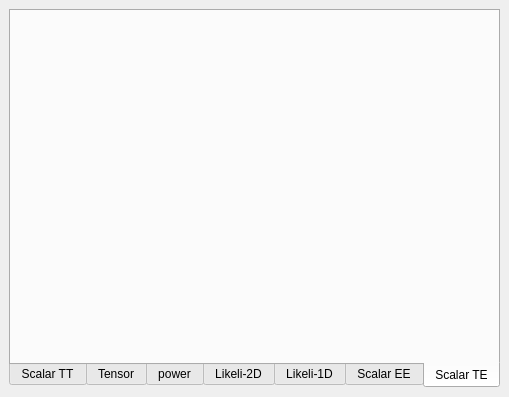
<ui version="4.0" >
 <class>DesignCmbEasyWidget</class>
 <widget class="QWidget" name="DesignCmbEasyWidget" >
  <property name="geometry" >
   <rect>
    <x>0</x>
    <y>0</y>
    <width>509</width>
    <height>397</height>
   </rect>
  </property>
  <property name="sizePolicy" >
   <sizepolicy vsizetype="Expanding" hsizetype="Expanding" >
    <horstretch>0</horstretch>
    <verstretch>0</verstretch>
   </sizepolicy>
  </property>
  <property name="windowTitle" >
   <string>Form1</string>
  </property>
  <layout class="QVBoxLayout" >
   <property name="spacing" >
    <number>6</number>
   </property>
   <property name="margin" >
    <number>9</number>
   </property>
   <item>
    <widget class="QTabWidget" name="PlotTab" >
     <property name="minimumSize" >
      <size>
       <width>400</width>
       <height>0</height>
      </size>
     </property>
     <property name="tabPosition" >
      <enum>QTabWidget::South</enum>
     </property>
     <property name="currentIndex" >
      <number>6</number>
     </property>
     <widget class="QWidget" name="cmb" >
      <property name="geometry" >
       <rect>
        <x>0</x>
        <y>0</y>
        <width>479</width>
        <height>342</height>
       </rect>
      </property>
      <attribute name="title" >
       <string>Scalar TT</string>
      </attribute>
      <layout class="QGridLayout" >
       <property name="margin" >
        <number>8</number>
       </property>
       <property name="spacing" >
        <number>6</number>
       </property>
       <item row="0" column="0" >
        <widget class="PlotWidget" native="1" name="cmbplot" >
         <property name="sizePolicy" >
          <sizepolicy vsizetype="Expanding" hsizetype="Expanding" >
           <horstretch>0</horstretch>
           <verstretch>0</verstretch>
          </sizepolicy>
         </property>
         <widget class="QSplitter" name="splitter_2" >
          <property name="geometry" >
           <rect>
            <x>0</x>
            <y>-30</y>
            <width>726</width>
            <height>0</height>
           </rect>
          </property>
          <property name="orientation" >
           <enum>Qt::Vertical</enum>
          </property>
          <widget class="QSplitter" name="splitter" >
           <property name="orientation" >
            <enum>Qt::Vertical</enum>
           </property>
          </widget>
         </widget>
        </widget>
       </item>
      </layout>
     </widget>
     <widget class="QWidget" name="tensor" >
      <property name="geometry" >
       <rect>
        <x>0</x>
        <y>0</y>
        <width>479</width>
        <height>342</height>
       </rect>
      </property>
      <attribute name="title" >
       <string>Tensor</string>
      </attribute>
      <layout class="QGridLayout" >
       <property name="margin" >
        <number>8</number>
       </property>
       <property name="spacing" >
        <number>6</number>
       </property>
       <item row="0" column="0" >
        <widget class="PlotWidget" native="1" name="TensorPlot" >
         <property name="sizePolicy" >
          <sizepolicy vsizetype="Expanding" hsizetype="Expanding" >
           <horstretch>0</horstretch>
           <verstretch>0</verstretch>
          </sizepolicy>
         </property>
        </widget>
       </item>
      </layout>
     </widget>
     <widget class="QWidget" name="power" >
      <property name="geometry" >
       <rect>
        <x>0</x>
        <y>0</y>
        <width>479</width>
        <height>342</height>
       </rect>
      </property>
      <attribute name="title" >
       <string>power</string>
      </attribute>
      <layout class="QGridLayout" >
       <property name="margin" >
        <number>8</number>
       </property>
       <property name="spacing" >
        <number>6</number>
       </property>
       <item row="0" column="0" >
        <widget class="PlotWidget" native="1" name="structureplot" >
         <property name="sizePolicy" >
          <sizepolicy vsizetype="Expanding" hsizetype="Expanding" >
           <horstretch>0</horstretch>
           <verstretch>0</verstretch>
          </sizepolicy>
         </property>
        </widget>
       </item>
      </layout>
     </widget>
     <widget class="QWidget" name="likely" >
      <property name="geometry" >
       <rect>
        <x>0</x>
        <y>0</y>
        <width>479</width>
        <height>342</height>
       </rect>
      </property>
      <attribute name="title" >
       <string>Likeli-2D</string>
      </attribute>
      <layout class="QGridLayout" >
       <property name="margin" >
        <number>8</number>
       </property>
       <property name="spacing" >
        <number>6</number>
       </property>
       <item row="0" column="0" >
        <widget class="PlotWidget" native="1" name="likeliplot" >
         <property name="sizePolicy" >
          <sizepolicy vsizetype="Expanding" hsizetype="Expanding" >
           <horstretch>0</horstretch>
           <verstretch>0</verstretch>
          </sizepolicy>
         </property>
        </widget>
       </item>
      </layout>
     </widget>
     <widget class="QWidget" name="tab" >
      <property name="geometry" >
       <rect>
        <x>0</x>
        <y>0</y>
        <width>479</width>
        <height>342</height>
       </rect>
      </property>
      <attribute name="title" >
       <string>Likeli-1D</string>
      </attribute>
      <layout class="QGridLayout" >
       <property name="margin" >
        <number>8</number>
       </property>
       <property name="spacing" >
        <number>6</number>
       </property>
       <item row="0" column="0" >
        <widget class="PlotWidget" native="1" name="likeliplot1d" >
         <property name="sizePolicy" >
          <sizepolicy vsizetype="Expanding" hsizetype="Expanding" >
           <horstretch>0</horstretch>
           <verstretch>0</verstretch>
          </sizepolicy>
         </property>
        </widget>
       </item>
      </layout>
     </widget>
     <widget class="QWidget" name="polE" >
      <property name="geometry" >
       <rect>
        <x>0</x>
        <y>0</y>
        <width>479</width>
        <height>342</height>
       </rect>
      </property>
      <attribute name="title" >
       <string>Scalar EE</string>
      </attribute>
      <layout class="QGridLayout" >
       <property name="margin" >
        <number>8</number>
       </property>
       <property name="spacing" >
        <number>6</number>
       </property>
       <item row="0" column="0" >
        <widget class="PlotWidget" native="1" name="PolarEPlot" >
         <property name="sizePolicy" >
          <sizepolicy vsizetype="Expanding" hsizetype="Expanding" >
           <horstretch>0</horstretch>
           <verstretch>0</verstretch>
          </sizepolicy>
         </property>
        </widget>
       </item>
      </layout>
     </widget>
     <widget class="QWidget" name="polC" >
      <property name="geometry" >
       <rect>
        <x>0</x>
        <y>0</y>
        <width>479</width>
        <height>342</height>
       </rect>
      </property>
      <attribute name="title" >
       <string>Scalar TE</string>
      </attribute>
      <layout class="QGridLayout" >
       <property name="margin" >
        <number>8</number>
       </property>
       <property name="spacing" >
        <number>6</number>
       </property>
       <item row="0" column="0" >
        <widget class="PlotWidget" native="1" name="PolarCPlot" >
         <property name="sizePolicy" >
          <sizepolicy vsizetype="Expanding" hsizetype="Expanding" >
           <horstretch>0</horstretch>
           <verstretch>0</verstretch>
          </sizepolicy>
         </property>
        </widget>
       </item>
      </layout>
     </widget>
    </widget>
   </item>
  </layout>
 </widget>
 <customwidgets>
  <customwidget>
   <class>PlotWidget</class>
   <extends>QWidget</extends>
   <header>plotwidget.h</header>
  </customwidget>
 </customwidgets>
 <tabstops>
  <tabstop>PlotTab</tabstop>
 </tabstops>
 <resources/>
 <connections/>
</ui>
